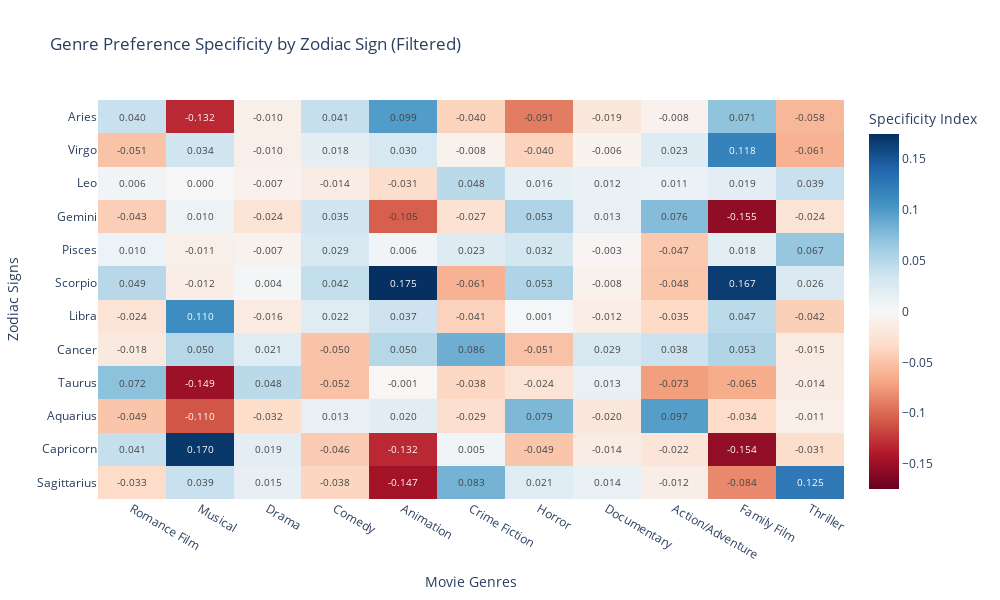

The notebook cell this image was saved under:
### Markdown cell above
##### 2. **Normalized Preferences**:
The normalization process accounts for the inherent bias in movie genre distribution using base rates:

1. **Base Rate Calculation**:
   - For each genre g: `base_rate(g) = total_movies_in_genre / total_movies`

2. **Preference Normalization**:
   - For each zodiac sign z and genre g:
   - Raw preference: `raw_pref(z,g) = movies_of_genre_by_zodiac / total_movies_by_zodiac`
   - Normalized preference: `norm_pref(z,g) = (raw_pref(z,g) - base_rate(g)) / base_rate(g)`

This normalization reveals true preferences by:
- Positive values: indicate above-baseline preference
- Negative values: indicate below-baseline preference
- Value magnitude: represents deviation from expected preference based on genre availability

For example, Aquarius's +0.74 in Action/Adventure means 74% higher preference than expected given the genre's base rate of 22.4%.

Findings:
- Aquarius shows strongest Action/Adventure affinity (+0.74)
- Documentary shows consistent negative preference across all signs
- Comedy shows moderate positive preference across all signs

### Code cell
# 14. Specificity heat map
specificity_heatmap = create_specificity_heatmap(specificity_scores, genres, zodiac_signs)
specificity_heatmap.show()

### Figure 1 — Plotly figure (JSON) as saved in the notebook; plotly's stock layout.template omitted (floating-point values rounded to 4 significant figures; data arrays with more than 128 entries replaced by an {"elided": "..."} marker saying what was removed)
{"data": [{"colorbar": {"title": {"text": "Specificity Index"}}, "colorscale": [[0, "rgb(103,0,31)"], [0.1, "rgb(178,24,43)"], [0.2, "rgb(214,96,77)"], [0.3, "rgb(244,165,130)"], [0.4, "rgb(253,219,199)"], [0.5, "rgb(247,247,247)"], [0.6, "rgb(209,229,240)"], [0.7, "rgb(146,197,222)"], [0.8, "rgb(67,147,195)"], [0.9, "rgb(33,102,172)"], [1, "rgb(5,48,97)"]], "text": {"elided": "12x11 str values"}, "textfont": {"size": 10}, "texttemplate": "%{text}", "type": "heatmap", "x": ["Romance Film", "Musical", "Drama", "Comedy", "Animation", "Crime Fiction", "Horror", "Documentary", "Action/Adventure", "Family Film", "Thriller"], "y": ["Sagittarius", "Capricorn", "Aquarius", "Taurus", "Cancer", "Libra", "Scorpio", "Pisces", "Gemini", "Leo", "Virgo", "Aries"], "z": {"elided": "12x11 float values"}, "zmid": 0}], "layout": {"height": 600, "title": {"text": "Genre Preference Specificity by Zodiac Sign (Filtered)"}, "width": 1000, "xaxis": {"title": {"text": "Movie Genres"}}, "yaxis": {"title": {"text": "Zodiac Signs"}}}}
